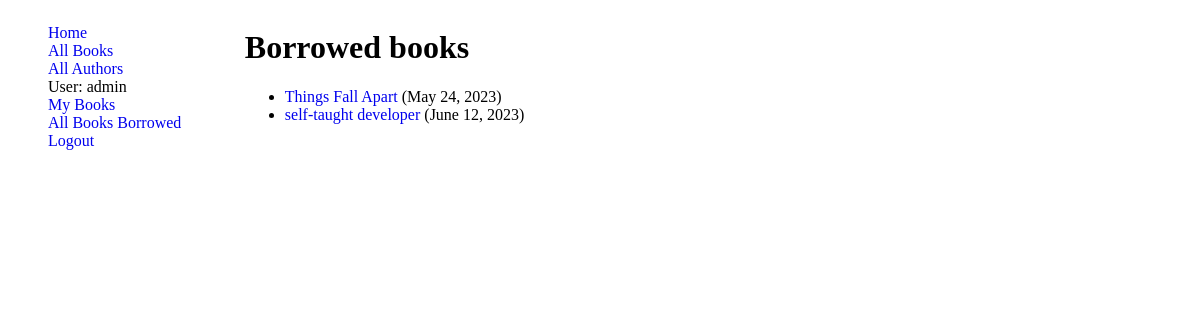
Page /catalog/mybooks/ (signed in) on the earlier database version.
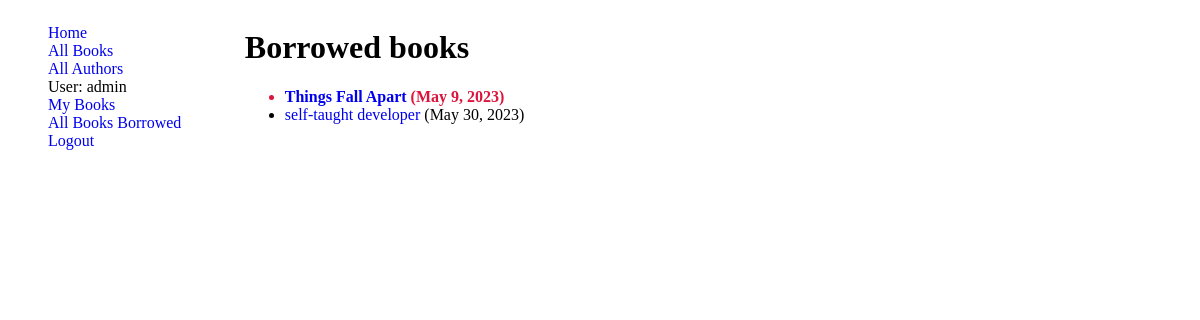
Same page on the later database version.
### catalog/models.py (models this page shows, shortened)
class BookInstance(models.Model):
    LOAN_STATUS = (
        ('m', 'Maintenance'),
        ('o', 'On loan'),
        ('a', 'Available'),
        ('r', 'Reserved'),
    )
    id = models.UUIDField(primary_key=True, default=uuid.uuid4, help_text='Unique ID for this particular book across whole library')
    book = models.ForeignKey(Book, on_delete=models.RESTRICT, null=True)
    imprint = models.CharField(max_length=150)
    due_back = models.DateField(blank=True, null=True)
    status =models.CharField(max_length=1, choices=LOAN_STATUS, default='m',help_text='Book availability',)
    borrower = models.ForeignKey(User, on_delete=models.SET_NULL, null=True, blank=True)
    class Meta:
        ordering = ['due_back']
        verbose_name = 'Book Instance'
    @property
    def is_overdue(self):
        if self.due_back:
            return bool(self.due_back and date.today() > self.due_back)
    class Meta:
        permissions = (("can_mark_returned", "Set book as returned"), ("can_renew", "Can renew Borrwed Book") )

class Book(models.Model):
    title = models.CharField(max_length=100)
    author = models.ForeignKey(Author, on_delete=models.SET_NULL, null=True, )
    summary = models.TextField(max_length=1000, help_text='Enter a brief description of the book')
    language = models.ForeignKey(Language,  on_delete=models.SET_NULL, null=True)
    genre = models.ManyToManyField(Genre, help_text='Select a genre for this book')
    ISBN = models.CharField('ISBN', max_length=13, unique=True,  help_text='13 Character <a href="https://www.isbn-international.org/content/what-isbn">ISBN number</a>')

### catalog/views.py (the view)
# urls.py: path('mybooks/', LoanedBooksByUserListView.as_view(), name="loaned-books" ),
class LoanedBooksByUserListView(LoginRequiredMixin, ListView):
    model = BookInstance
    template_name = 'lonedbookes-by-user.html'
    context_object_name = 'borrowedBooks'
    def get_queryset(self):
        QS = BookInstance.objects.filter(borrower = self.request.user).filter(status__exact = 'o').order_by('due_back')
        return QS

### templates/lonedbookes-by-user.html
{% extends "base.html" %}
{% block content %}
    <h1>Borrowed books</h1>
    {% if borrowedBooks %}
    <ul>
      {% for bk in borrowedBooks %}
      <li class="{% if bk.is_overdue %}text-danger{% endif %}">
        <a href="{% url 'book-detail' bk.book.pk %}">{{ bk.book.title }}</a> ({{ bk.due_back }})
      </li>
      {% endfor %}
    </ul>
    {% else %}
      <p>There are no books borrowed.</p>
    {% endif %}
{% endblock %}

Differences in the rows shown:
changed BookInstance "Things Fall Apart": due_back "May 24, 2023" → "May 9, 2023"
changed BookInstance "self-taught developer": due_back "June 12, 2023" → "May 30, 2023"
